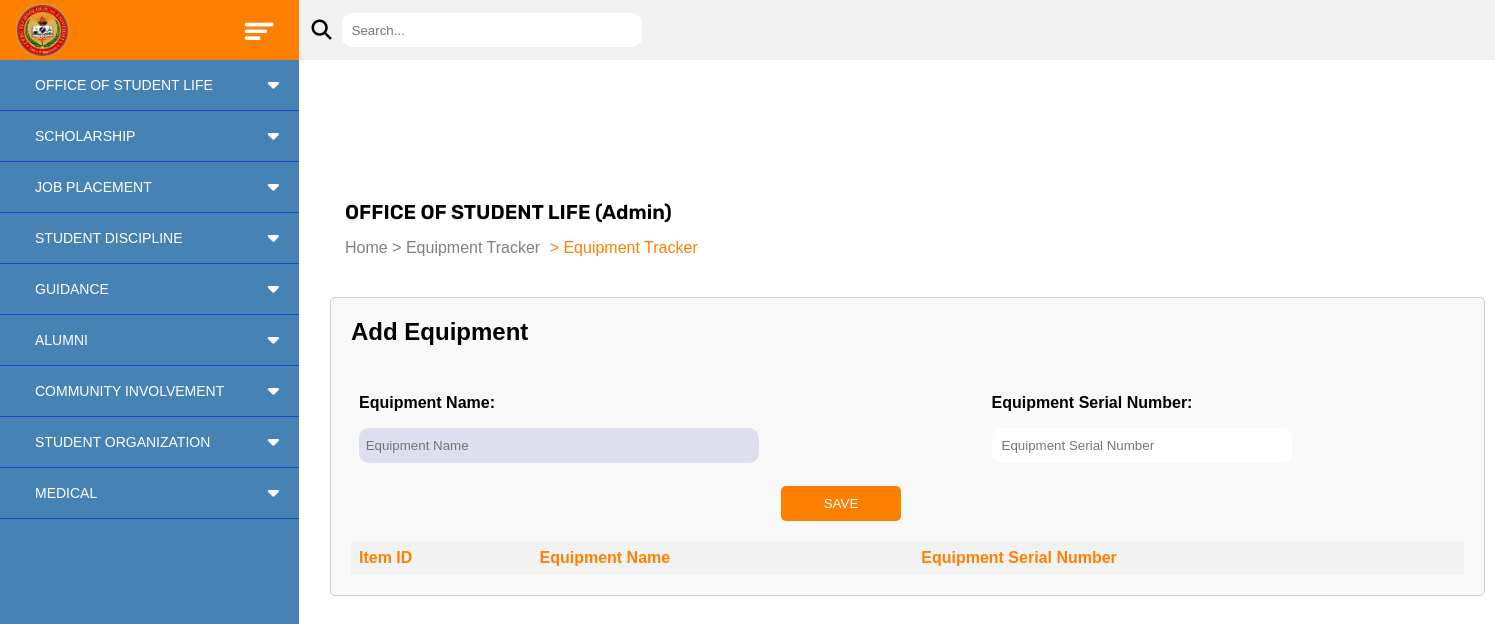
The page /addEquipment/ on the database as committed earlier.
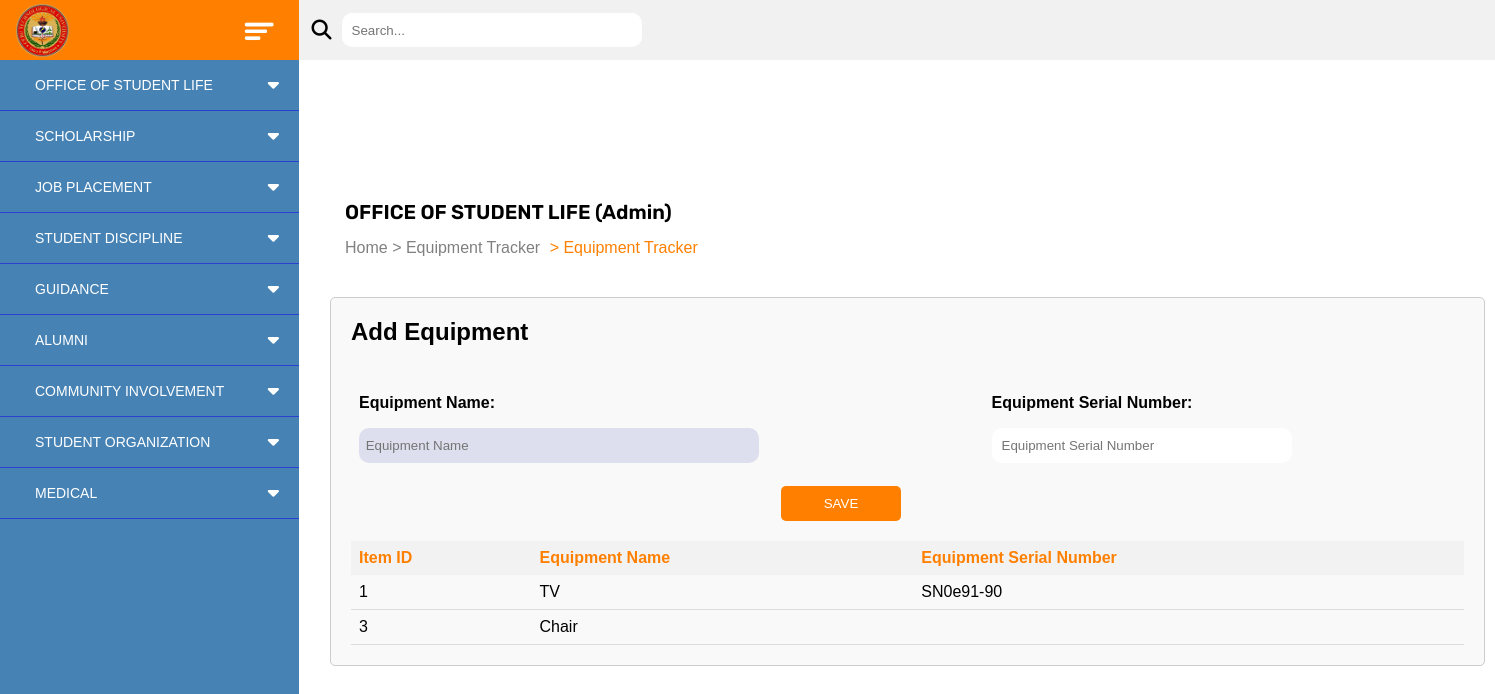
The same page on the database as committed later.
### studentLife_system/models.py (models this page shows, shortened)
class equipment(models.Model):
    itemId = models.AutoField(primary_key=True)
    equipmentName = models.CharField(max_length=255)
    equipmentSN = models.CharField(max_length=30)

### studentLife_system/views.py (the view, shortened to what this page needs)
# urls.py: path('addEquipment/', views.addEquipment, name='addEquipment'),
def addEquipment(request):
    all_equipment = equipment.objects.all()
    return render(request, 'adminUser/addEquipment.html', {'all_equipment': all_equipment})

### templates/adminUser/addEquipment.html (shortened to what this page needs)
{% extends 'adminUser/adminmain.html' %}
{% load static %}
{% block bodycontent %}
<link rel="stylesheet" href="{% static 'addEquipment.css' %}">
<div class="body-content">
    <div class="sub-title">
        <h3>OFFICE OF STUDENT LIFE (Admin)</h3>
        <p class="hometext">Home </p><a href="{% url 'equipmentTrackerAdmin' %}"><p class="hometext"> > Equipment Tracker</p></a><p class="certxt"> > Equipment Tracker</p>
    </div>
    <div class="equipmentContents">
        <form id="trackerForm" action="{% url 'addEquipment' %}" method="POST">
            <table id="equipmentTable">
                <h2>Add Equipment</h2>
                <table class="equipmentform">
                    <tbody>
                        <tr>
                            <td>Equipment Name:</td>
                            <td>Equipment Serial Number:</td>
                        </tr>
                        <tr>
                            <td><input type="text" name="equipmentname" id="equipmentName" placeholder="Equipment Name" required></td>
                            <td><input type="text" name="serialnum" id="serialnum" placeholder="Equipment Serial Number"></td>
                        </tr>
                    </tbody>
                </table>
                <div class="button">
                    <button class="saveBtn" type="submit">SAVE</button>
                </div>
                <table class="equipmentTable">
                    <thead>
                        <tr>
                            <th>Item ID</th>
                            <th>Equipment Name</th>
                            <th>Equipment Serial Number</th>
                        </tr>
                    </thead>
                    <tbody>
                        {% for equipment in all_equipment %}
                        <tr>
                            <td>{{ equipment.itemId }}</td>
                            <td>{{ equipment.equipmentName }}</td>
                            <td>{{ equipment.equipmentSN }}</td>
                        </tr>
                        {% endfor %}
                    </tbody>
                </table>
            </table>
        </form>
    </div>
{% endblock bodycontent %}

Rows that differ between the two databases and show on the page:
added equipment: itemId "1", equipmentName "TV", equipmentSN "SN0e91-90"
added equipment: itemId "3", equipmentName "Chair"
